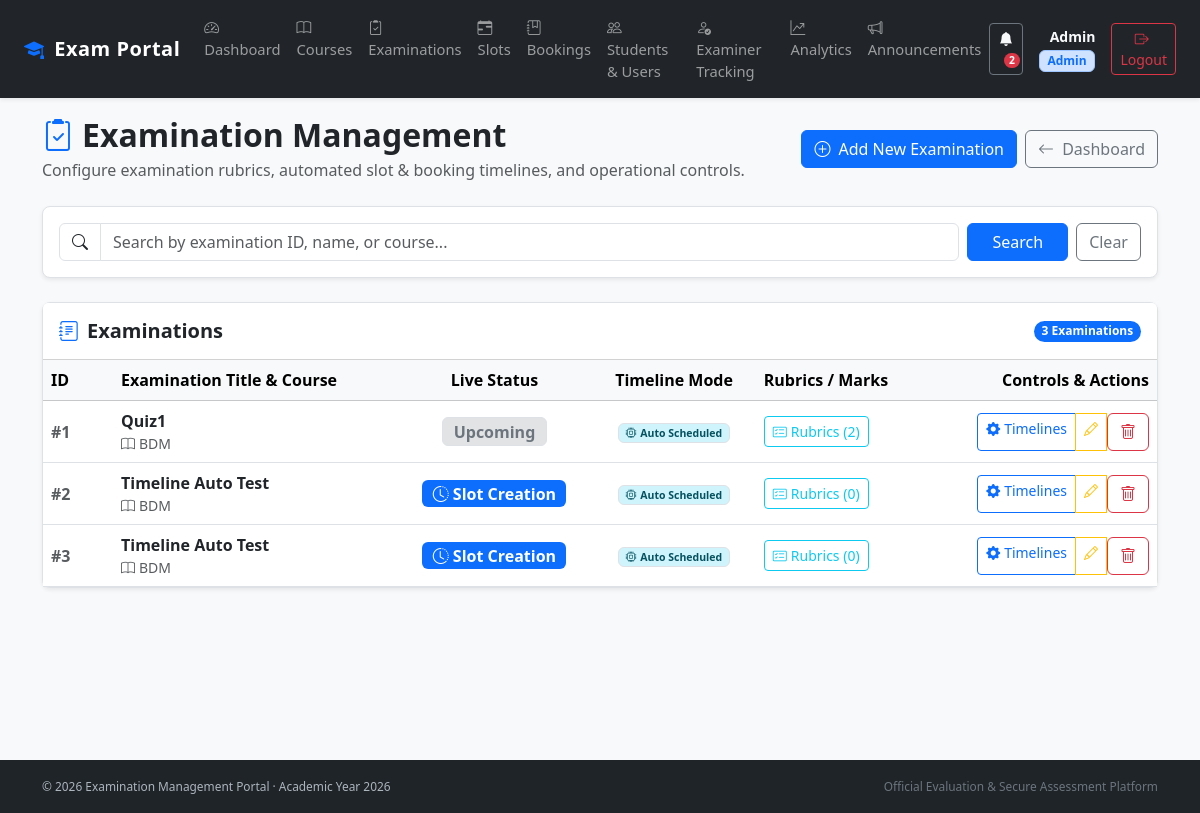
The app's page /examinations (signed in) with its own data.
### models.py (models this page shows, shortened)
class Examination(db.Model):
    id = db.Column(db.Integer, primary_key=True)
    name = db.Column(db.String(100), nullable=False)
    course_id = db.Column(
        db.Integer, db.ForeignKey("course.id"), nullable=False
    )
    status = db.Column(db.String(30), default="Draft")
    slot_creation_start = db.Column(db.String(30))
    slot_creation_end = db.Column(db.String(30))
    slot_creation_open = db.Column(db.Boolean, default=False)
    booking_open = db.Column(db.Boolean, default=False)
    booking_start = db.Column(db.String(30))
    booking_end = db.Column(db.String(30))
    slot_creation_override = db.Column(db.String(10), default=None)
    booking_override = db.Column(db.String(10), default=None)
    course = db.relationship("Course", backref="examinations")

class Course(db.Model):
    id = db.Column(db.Integer, primary_key=True)
    name = db.Column(db.String(100), nullable=False)
    description = db.Column(db.String(500))
    resources = db.relationship(
        "CourseResource", backref="course", cascade="all, delete-orphan"
    )

### app.py (the view, shortened to what this page needs)
@app.route("/examinations")
@role_required("Admin")
def examinations():
    search = request.args.get("search", "").strip().lower()
    all_examinations = Examination.query.all()
    for examination in all_examinations:
        update_examination_status(examination)
    return render_template(
        "examinations.html",
        examinations=all_examinations,
        search=search
    )

### app.py (called while the page is built)
@app.context_processor
def inject_global_data():
    unread_count = 0
    if "user_id" in session:
        try:
            unread_count = Notification.query.filter_by(
                user_id=session["user_id"], is_read=False
            ).count()
        except Exception:
            pass
    return dict(unread_notifications_count=unread_count)

def role_required(required_role):
    def decorator(function):
        @wraps(function)
        def wrapper(*args, **kwargs):
            if "user_id" not in session:
                return redirect(url_for("login"))
            user = User.query.get(session["user_id"])
            if user is None or not user.is_active:
                session.clear()
                return redirect(url_for("login"))
            if user.role != required_role:
                abort(403)
            if user.role == "Examiner" and not user.is_approved:
                session.clear()
                return redirect(url_for("login"))
            return function(*args, **kwargs)
        return wrapper
    return decorator

### templates/examinations.html (shortened to what this page needs)
{% extends "base.html" %}
{% block content %}
<div class="container my-4">
    <div class="d-flex justify-content-between align-items-center mb-4 flex-wrap gap-2">
        <div>
            <h2 class="fw-bold mb-1"><i class="bi bi-clipboard2-check me-2 text-primary"></i>Examination Management</h2>
            <p class="text-muted mb-0">Configure examination rubrics, automated slot & booking timelines, and operational controls.</p>
        </div>
        <div class="d-flex gap-2">
            <a href="{{ url_for('add_examination') }}" class="btn btn-primary">
                <i class="bi bi-plus-circle me-1"></i> Add New Examination
            </a>
            <a href="{{ url_for('admin_dashboard') }}" class="btn btn-outline-secondary">
                <i class="bi bi-arrow-left me-1"></i> Dashboard
            </a>
        </div>
    </div>
    <div class="card shadow-sm border mb-4">
        <div class="card-body p-3">
            <form method="GET" class="row g-2">
                <div class="col-md-10">
                    <div class="input-group">
                        <span class="input-group-text bg-white"><i class="bi bi-search"></i></span>
                        <input type="text" name="search" class="form-control" placeholder="Search by examination ID, name, or course..." value="{{ search }}">
                    </div>
                </div>
                <div class="col-md-2 d-flex gap-2">
                    <button type="submit" class="btn btn-primary flex-grow-1">Search</button>
                    <a href="{{ url_for('examinations') }}" class="btn btn-outline-secondary">Clear</a>
                </div>
            </form>
        </div>
    </div>
    <div class="card shadow-sm border bg-white">
        <div class="card-header bg-white py-3 d-flex justify-content-between align-items-center">
            <h5 class="fw-bold text-dark mb-0"><i class="bi bi-journal-text me-2 text-primary"></i>Examinations</h5>
            <span class="badge bg-primary rounded-pill">{{ examinations|length }} Examinations</span>
        </div>
        <div class="card-body p-0">
            {% if examinations %}
            <div class="table-responsive">
                <table class="table table-hover align-middle mb-0">
                    <thead class="table-light">
                        <tr>
                            <th style="width: 70px;">ID</th>
                            <th>Examination Title & Course</th>
                            <th class="text-center">Live Status</th>
                            <th class="text-center">Timeline Mode</th>
                            <th>Rubrics / Marks</th>
                            <th class="text-end">Controls & Actions</th>
                        </tr>
                    </thead>
                    <tbody>
                        {% for ex in examinations %}
                        <tr>
                            <td class="text-muted fw-bold">#{{ ex.id }}</td>
                            <td>
                                <div class="fw-bold text-dark fs-6">{{ ex.name }}</div>
                                <div class="small text-muted"><i class="bi bi-book me-1"></i>{{ ex.course.name }}</div>
                            </td>
                            <td class="text-center">
                                {% if ex.status == 'Booking Open' %}
                                    <span class="badge bg-success fs-6"><i class="bi bi-ticket-perforated me-1"></i>Booking Open</span>
                                {% elif ex.status == 'Slot Creation' %}
                                    <span class="badge bg-primary fs-6"><i class="bi bi-clock-history me-1"></i>Slot Creation</span>
                                {% elif ex.status == 'Completed' %}
                                    <span class="badge bg-dark fs-6"><i class="bi bi-check2-circle me-1"></i>Completed</span>
                                {% elif ex.status == 'Closed' %}
                                    <span class="badge bg-secondary fs-6"><i class="bi bi-x-circle me-1"></i>Closed</span>
                                {% else %}
                                    <span class="badge bg-secondary-subtle text-secondary border fs-6">{{ ex.status }}</span>
                                {% endif %}
                            </td>
                            <td class="text-center small">
                                {% if ex.slot_creation_override or ex.booking_override %}
                                    <span class="badge bg-warning text-dark"><i class="bi bi-exclamation-triangle me-1"></i>Manual Override</span>
                                {% elif ex.slot_creation_start or ex.booking_start %}
                                    <span class="badge bg-info-subtle text-info-emphasis border"><i class="bi bi-cpu me-1"></i>Auto Scheduled</span>
                                {% else %}
                                    <span class="badge bg-light text-muted border">Unscheduled</span>
                                {% endif %}
                            </td>
                            <td>
                                <a href="{{ url_for('manage_rubrics', examination_id=ex.id) }}" class="btn btn-sm btn-outline-info">
                                    <i class="bi bi-card-checklist me-1"></i>Rubrics ({{ ex.rubrics|length }})
                                </a>
                            </td>
                            <td class="text-end">
                                <div class="btn-group btn-group-sm">
                                    <a href="{{ url_for('examination_settings', examination_id=ex.id) }}" class="btn btn-outline-primary" title="Timelines & Abrupt Start/Stop">
                                        <i class="bi bi-gear-fill me-1"></i>Timelines
                                    </a>
                                    <a href="{{ url_for('edit_examination', examination_id=ex.id) }}" class="btn btn-outline-warning" title="Edit">
                                        <i class="bi bi-pencil"></i>
                                    </a>
                                    <form action="{{ url_for('delete_examination', examination_id=ex.id) }}" method="POST" style="display:inline;" onsubmit="return confirm('Are you sure you want to delete this examination?');">
                                        <button type="submit" class="btn btn-outline-danger" title="Delete">
                                            <i class="bi bi-trash"></i>
                                        </button>
                                    </form>
                                </div>
                            </td>
                        </tr>
                        {% endfor %}
                    </tbody>
                </table>
            </div>
            {% else %}
            <div class="p-5 text-center text-muted">
                <i class="bi bi-clipboard-x display-4 d-block mb-2 text-secondary"></i>
                No examinations found.
            </div>
            {% endif %}
        </div>
    </div>
</div>
{% endblock %}

### templates/base.html (style rules this page uses)
body { padding-top: 60px; background-color: #f8f9fa; }
.card { border-radius: 0.5rem; border: 1px solid rgba(0,0,0,0.08); box-shadow: 0 0.125rem 0.25rem rgba(0,0,0,0.04); }

### records on screen
Examination: id "1", name "Quiz1", course.name "BDM", status "Upcoming", slot_creation_start "Auto Scheduled", rubrics|length "2"
Examination: id "2", name "Timeline Auto Test", course.name "BDM", status "Slot Creation" (drawn), slot_creation_start "Auto Scheduled", rubrics|length "0"
Examination: id "3", name "Timeline Auto Test", course.name "BDM", status "Slot Creation" (drawn), slot_creation_start "Auto Scheduled", rubrics|length "0"

### other values on screen
{{ unread_notifications_count }} "2"
{{ session.get("user_name") }} "Admin"
{{ session.get("user_role") }} "Admin"
{{ examinations|length }} "3"
{{ 2026 }} "2026"
